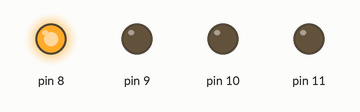
Bench run of a sketch on a simulated Arduino Uno, built with avr-gcc and run on an emulated ATmega328P. Parts: output pins drawn as LEDs (lit = HIGH). Random numbers use the default seed unless the sketch sets one; what the sketch prints to the serial monitor is not drawn.

Above: at 0.1 s.
At 8.22 s:
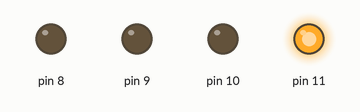
At 14.3 s:
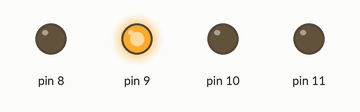
At 21.2 s:
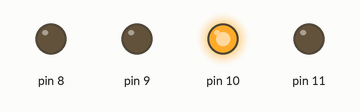
At 28.0 s:
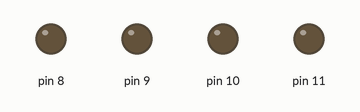
Timing chart, 0 to 40.0 s (numbered marks = the images above):
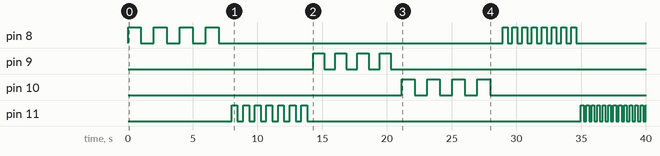

The sketch:

Randomize_Solenoid.ino
```cpp
int solenoidPins[4];
int delayTime = 1000;
int activePin = 0;

unsigned long startMillis;  //some global variables available anywhere in the program
unsigned long currentMillis;
const unsigned long period = 6000;  //th 1000ms

void setup()
{
  Serial.begin(9600);
  startMillis = millis();  //initial start time

  // set pins
  solenoidPins[0] = 8;
  solenoidPins[1] = 9;
  solenoidPins[2] = 10;
  solenoidPins[3] = 11;

  size_t size = sizeof(solenoidPins);

  for (int i = 0; i < size; i++) {
    pinMode(solenoidPins[i], OUTPUT);
  }
}

void loop()
{
  randomize();

  digitalWrite(solenoidPins[activePin], HIGH);
  Serial.print("On");     //Switch Solenoid ON
  delay(delayTime);                          //Wait 1 Second
  digitalWrite(solenoidPins[activePin], LOW);
  Serial.print("Off");      //Switch Solenoid OFF
  delay(delayTime);                          //Wait 1 Second
}

void randomize() {

   currentMillis = millis();
  if (currentMillis - startMillis >= period)
  {
    activePin = random(4);
    delayTime = random(100,1000);
    startMillis = currentMillis;  //IMPORTANT to save the start time of the current LED state.
  }

}
```

Measured:
- by itself, pin 8: goes 3 × (HIGH 1.0 s, LOW 1.0 s), HIGH 1.0 s, LOW 21.9 s, 7 × (HIGH 0.38 s, LOW 0.38 s), HIGH 0.38 s, then LOW
- by itself, pin 9: LOW → HIGH at 14.3 s, → LOW 0.86 s later, → HIGH 0.86 s later, → LOW 0.86 s later, … (8 changes in this stretch)
- by itself, pin 10: LOW → HIGH at 21.2 s, → LOW 0.97 s later, → HIGH 0.97 s later, → LOW 0.97 s later, … (8 changes in this stretch)
- by itself, pin 11: goes 6 × (HIGH 0.45 s, LOW 0.45 s), HIGH 0.45 s, LOW 21.1 s, 12 × (HIGH 0.21 s, LOW 0.21 s), then HIGH
